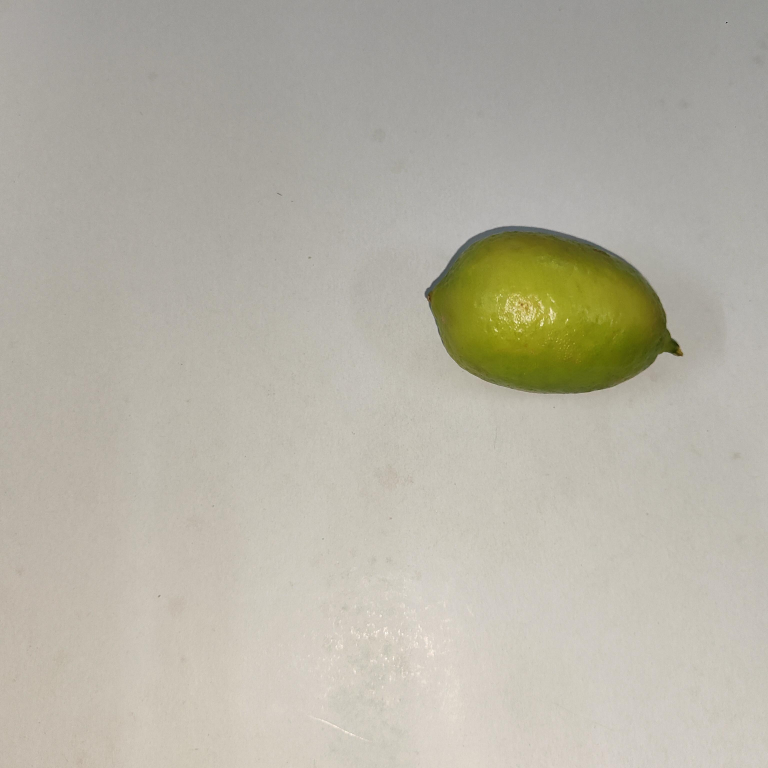
#> input picture lemon.jpg, 3072 x 3072 px (shown at 1/4 size)
$ python lemon_estimator.py
#> lines starting #> are read from the running program, lines starting #| are printed output that depends on the picture; after the words box and inside, x2 and y2 are one past the last pixel; in counts of white or black regions, pixels touching at a corner belong together
#> further down, image is the input picture: shape (3072, 3072, 3); mean B, G, R 165.8, 178.5, 182.1
import cv2
import numpy as np
from skimage import color

def resize_image(image, size):
#> called with size = (200, 200)
    return cv2.resize(image, size)
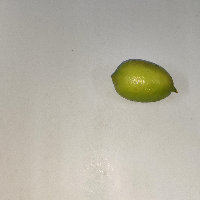
#> returned value: shape (200, 200, 3); mean of channels 0, 1, 2 165.6, 178.3, 182; drawn as B, G, R

def remove_background(image):
    blue_channel = image[:,:,2]
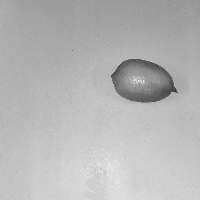
#> blue_channel: shape (200, 200); min 37, max 255, mean 182
    _, binary_mask = cv2.threshold(blue_channel, 0, 255, cv2.THRESH_BINARY+cv2.THRESH_OTSU)
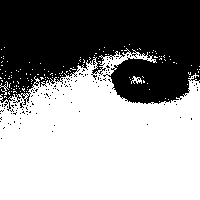
#> binary_mask: shape (200, 200); 57.1% white; 127 black regions (126 under 20 px), largest, box (x1, y1, x2, y2) and area: (0, 0, 200, 111) 16930
    masked_image = cv2.bitwise_and(image, image, mask=binary_mask)
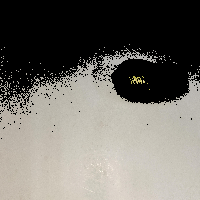
#> masked_image: shape (200, 200, 3); mean B, G, R 103.7, 109.8, 112.8
#> call 2 of resize_image, with size = (64, 64)
#> in resize_image (call 2), `return cv2.resize(image, size)`:
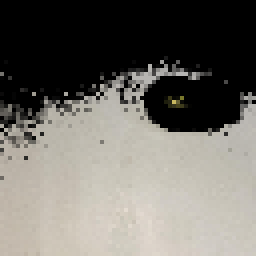
#> returned value: shape (64, 64, 3) (shown 4 times larger); mean of channels 0, 1, 2 103.5, 109.6, 112.6; drawn as B, G, R
    return masked_image

def extract_features(image):
    lab_image = color.rgb2lab(image)
#> lab_image: shape (64, 64, 3) float64; mean of channels 0, 1, 2 44, -1.5, -2.2
    L = 116 * ((lab_image[:,:,0] / 100) ** (1/3)) - 16
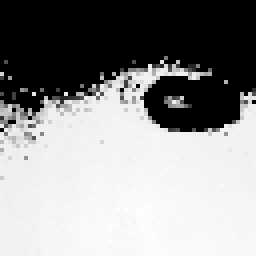
#> L: shape (64, 64) float64 (shown 4 times larger); min -16, max 94.67, mean 46.6; drawn with min black and max white
    a = 500 * (((lab_image[:,:,1] + 128) / 255) ** (1/3) - ((lab_image[:,:,0] / 100) ** (1/3)))
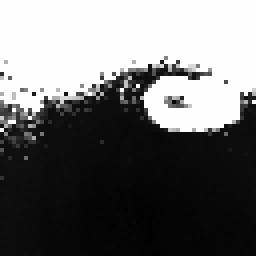
#> a: shape (64, 64) float64 (shown 4 times larger); min -81.7, max 397.4, mean 125.8; drawn with min black and max white
    b = 200 * (((lab_image[:,:,0] / 100) ** (1/3)) - ((lab_image[:,:,2] + 128) / 255) ** (1/3))
    return L, a, b

def determine_maturity(a_values):
    mean_a = np.mean(a_values)
#> mean_a = 125.8
    if mean_a <= -8:
        return "Raw"
    elif -8 < mean_a <= -3:
        return "Near Ripe"
    elif -3 < mean_a <= 0:
        return "Ripe"
    else:
        return "Cannot be categorized"

image = cv2.imread('lemon.jpg')
resized_image = resize_image(image, (200, 200))
bg_removed_image = remove_background(resized_image)
final_image = resize_image(bg_removed_image, (64, 64))
L, a, b = extract_features(final_image)
maturity_level = determine_maturity(a)
#> maturity_level = 'Cannot be categorized'
print("Lemon maturity:", maturity_level)
#| Lemon maturity: Cannot be categorized
